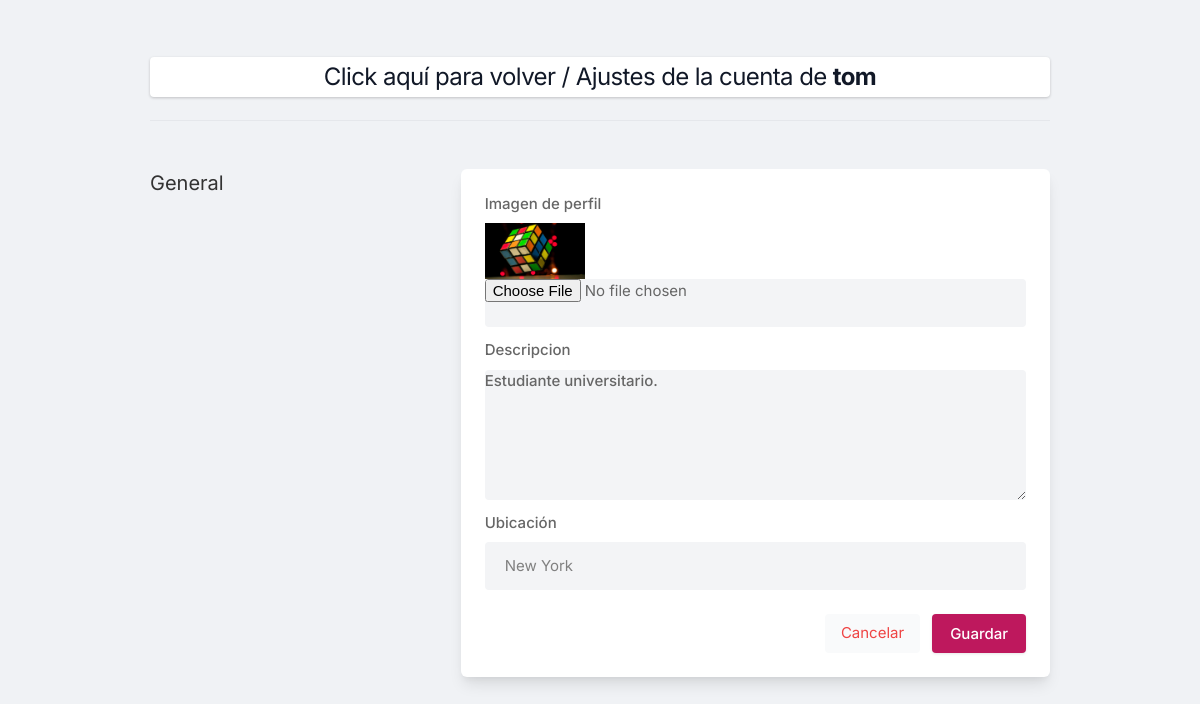
/settings (signed in), run on the app's committed database.
### core/models.py (models this page shows, shortened)
class Profile(models.Model):
    user = models.ForeignKey(User, on_delete=models.CASCADE)
    id_user = models.IntegerField()
    bio = models.TextField(blank=True)
    profileimg = models.ImageField(upload_to='profile_images', default='blank-profile-picture.png')
    location = models.CharField(max_length=100, blank=True)

### core/views.py (the view, shortened to what this page needs)
# urls.py: path('settings', views.settings, name='settings'),
@login_required(login_url='signin')
def settings(request):
    try:
        user_profile = Profile.objects.get(user=request.user)
    except Profile.DoesNotExist:
        user_profile = None  # o alguna acción apropiada
    return render(request, 'setting.html', {'user_profile': user_profile})

### templates/setting.html (shortened to what this page needs)
{% load static %}
<!DOCTYPE html>
<html lang="en">
<head>
    <link rel="stylesheet" href="{% static 'assets/css/icons.css' %}">
    <link rel="stylesheet" href="{% static 'assets/css/uikit.css' %}">
    <link rel="stylesheet" href="{% static 'assets/css/style.css' %}">
    <link rel="stylesheet" href="{% static 'assets/css/tailwind.css' %}">
</head>
<body>
    <div class="container m-auto">
        <h1 class="text-2xl leading-none text-gray-900 tracking-tight mt-3 header-link">
            <a href="/">Click aquí para volver</a> / Ajustes de la cuenta de <b>{{user.username}}</b>
        </h1>
        <br>
        <hr>
        <div class="grid lg:grid-cols-3 mt-12 gap-8">
            <div>
                <h3 class="text-xl mb-2"> General</h3>
            </div>
            <div class="bg-white rounded-md lg:shadow-lg shadow col-span-2">
                <form action="" method="POST" enctype="multipart/form-data">
                    <div class="grid grid-cols-2 gap-3 lg:p-6 p-4">
                        <div class="col-span-2">
                            <label for=""> Imagen de perfil</label>
                            <img width="100" height="100" src="{{user_profile.profileimg.url}}" />
                            <input type="file" name="image" value="" class="shadow-none bg-gray-100">
                        </div>
                        <div class="col-span-2">
                            <label for="about">Descripcion</label>
                            <textarea id="about" name="bio" rows="3"
                                class="shadow-none bg-gray-100">{{user_profile.bio}}</textarea>
                        </div>
                        <div class="col-span-2">
                            <label for=""> Ubicación</label>
                            <input type="text" name="location" value="{{user_profile.location}}"
                                class="shadow-none bg-gray-100">
                        </div>
                    </div>
                    <div class="bg-gray-10 p-6 pt-0 flex justify-end space-x-3">
                        <button class="p-2 px-4 rounded bg-gray-50 text-red-500"> <a href="/">Cancelar</a> </button>
                        <button type="submit" class="button bg-blue-700"> Guardar </button>
                    </div>
                </form>
            </div>
        </div>
        <br>
    </div>
</body>
</html>

### static/assets/css/style.css (style rules this page uses)
body { margin: 0; height: 10vh; background-image: url('../images/ruviik.jpg'); background-size: 70% auto; background-position: left; background-repeat: no-repeat fixed; position: relative; }
button { vertical-align: middle; }
span.button, button.button { background-color: #be185d; top: 0; color: #fff; position: relative; padding: 8px 18px; line-height: 22px; position: relative; font-weight: 500; font-size: 15px; display: inline-block; -webkit-transition: all 0.2s ease-in-out; transition: all 0.2s ease-in-out; cursor: pointer; overflow: hidden; border: none; border-radius: 4px; -webkit-box-shadow: 0 1px 3px rgba(0, 0, 0, 0.1); box-shadow: 0 1px 3px rgba(0, 0, 0, 0.1); }
input { height: 48px; line-height: 48px; padding: 0 20px; outline: none; font-size: 15px; color: #808080; max-width: 100%; width: 100%; -webkit-box-sizing: border-box; box-sizing: border-box; display: block; font-weight: 400; opacity: 1; border-radius: 4px; border: none; -webkit-box-shadow: 0 1px 4px 0px rgba(0, 0, 0, 0.12); box-shadow: 0 1px 4px 0px rgba(0, 0, 0, 0.12); }
input[type="text"], input[type="password"], input[type="email"], input[type="number"] { height: 48px; line-height: 48px; padding: 0 20px; outline: none; font-size: 15px; color: #808080; max-width: 100%; width: 100%; -webkit-box-sizing: border-box; box-sizing: border-box; display: block; font-weight: 400; opacity: 1; border-radius: 4px; border: none; -webkit-box-shadow: 0 1px 4px 0px rgba(0, 0, 0, 0.12); box-shadow: 0 1px 4px 0px rgba(0, 0, 0, 0.12); }
textarea { height: 48px; line-height: 48px; padding: 0 20px; outline: none; font-size: 15px; color: #808080; margin: 0 0 16px 0; max-width: 100%; width: 100%; -webkit-box-sizing: border-box; box-sizing: border-box; display: block; background-color: #fff; font-weight: 500; opacity: 1; border-radius: 4px; border: none; -webkit-box-shadow: 0 1px 4px 0px rgba(0, 0, 0, 0.12); box-shadow: 0 1px 4px 0px rgba(0, 0, 0, 0.12); }
input { -webkit-transition: all 0.1s ease-in-out; transition: all 0.1s ease-in-out; }
::placeholder { color: #808080; opacity: 1; }
textarea { height: auto; line-height: 27px; padding: 20px; min-height: 130px; -webkit-transition: none !important; transition: none !important; min-width: 100%; }
label, legend { display: block; font-weight: bold; font-size: 15px; font-weight: 500; margin-bottom: 8px; }
button { border: none; margin: 0; padding: 0; width: auto; overflow: visible; background: transparent; color: inherit; font: inherit; line-height: normal; cursor: pointer; }
a { color: #be185d; -webkit-transition: 0.3s; transition: 0.3s; outline: none !important; }
button { outline: none !important; }
img { max-width: 100%; }
body { color: #666; font-size: 15px; line-height: 27px; background-color: #f0f2f5; font-family: "Inter", sans-serif; text-transform: none; }
h1, h2, h3, h4, h5, h6 { font-family: "Inter", sans-serif; text-transform: none; }
input[type="text"], input[type="password"], input[type="email"] { font-family: "Inter", sans-serif; text-transform: none; }
textarea, select { font-family: "Inter", sans-serif; text-transform: none; }
button, body .pac-container { font-family: "Inter", sans-serif; text-transform: none; }
h1, h2, h3, h4, h5, h6 { color: #333; font-weight: 500; margin: 0; padding: 0; }
h1 { font-size: 32px; }
h3 { font-size: 22px; }
b, strong { font-weight: 700 !important; }
@media (min-width: 1024px) { .container { max-width: 900px !important; padding-top: 45px; } }
.shadow-none { -webkit-box-shadow: none !important; box-shadow: none !important; }

### templates/setting.html (style rules this page uses)
.header-link { background-color: white; padding: 0.5rem 1rem; border-radius: 0.25rem; box-shadow: 0 1px 3px rgba(0, 0, 0, 0.2); text-align: center; }

### data on the page
Profile: profileimg (picture), bio "Estudiante universitario.", location "New York"

### other printed values
{{ user.username }} "tom"
